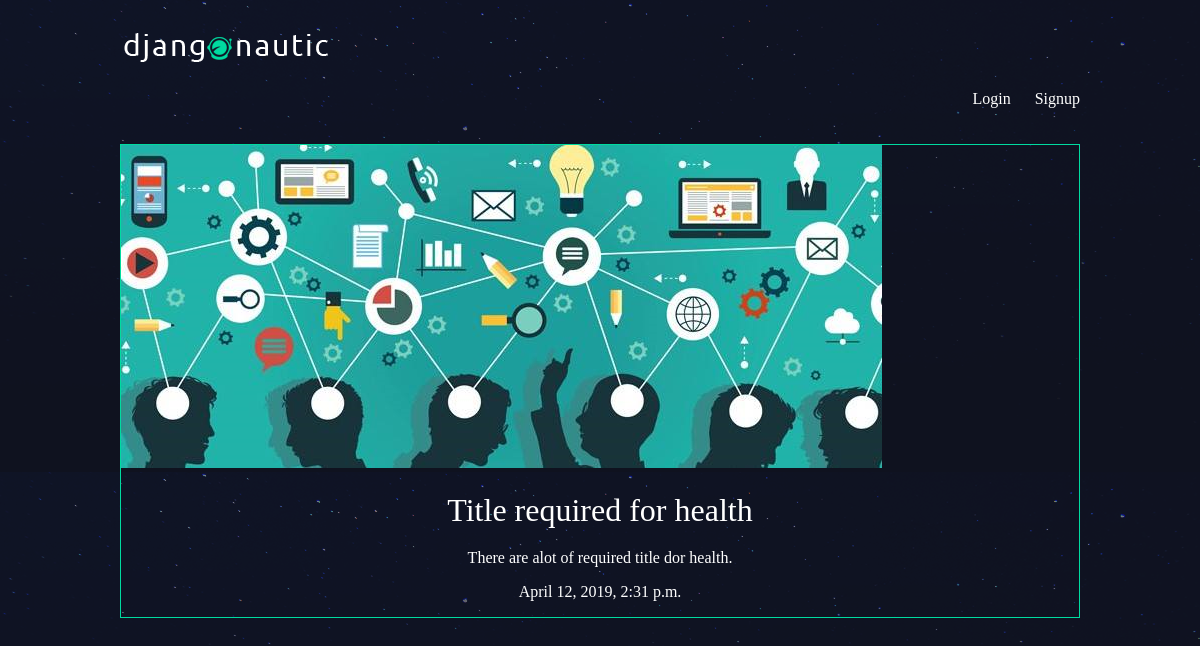
Screenshot of /articles/title-required-for-health/ with the database file from the repository.
### articles/models.py (models this page shows, shortened)
class Article(models.Model):
    title = models.CharField(max_length=100)
    slug = models.SlugField()
    body = models.TextField()
    date = models.DateTimeField(auto_now_add=True)
    thumb = models.ImageField(default='default.png', blank=True)
    author = models.ForeignKey(User, on_delete=models.CASCADE, default=None)

### articles/views.py (the view)
# urls.py: url(r'^(?P<slug>[\w-]+)/$', views.article_detail, name="detail"),
def article_detail(request, slug):
    article = Article.objects.get(slug=slug)
    return render(request, 'article_detail.html', {'article': article })

### articles/templates/article_detail.html
{% extends 'base_layout.html' %}
{% block content %}
<div class="article-detail">
    <div class="article">
        <img src="{{article.thumb.url}}"/>
        <h2>{{ article.title }}</h2>
        <p>{{ article.body }}</p>
        <p>{{ article.date }}</p>
    </div>
</div>
{% endblock %}

### assets/styles.css (style rules this page uses)
body { background-color: #0f121f; background-image: url(/static/stars.png); background-repeat-y: no-repeat; color: #fff; }
body * { font-family: Ubuntu; }
h1, h2, h3, h4, h5 { font-weight: normal; margin: 0; }
.article { padding: 10px; border: 1px solid #00dba0; position: relative; padding-bottom: 40px; }
.article h2 { font-size: 1.2em; }
.article-detail .article { padding: 0; }
.article-detail .article img { max-width: 100%; }
.article-detail .article h2 { text-align: center; margin: 20px auto; font-size: 2em; }
.article-detail .article p { text-align: center; }

### rows the page displays
Article: thumb (picture), title "Title required for health", body "There are alot of required title dor health.", date "April 12, 2019, 2:31 p.m."
